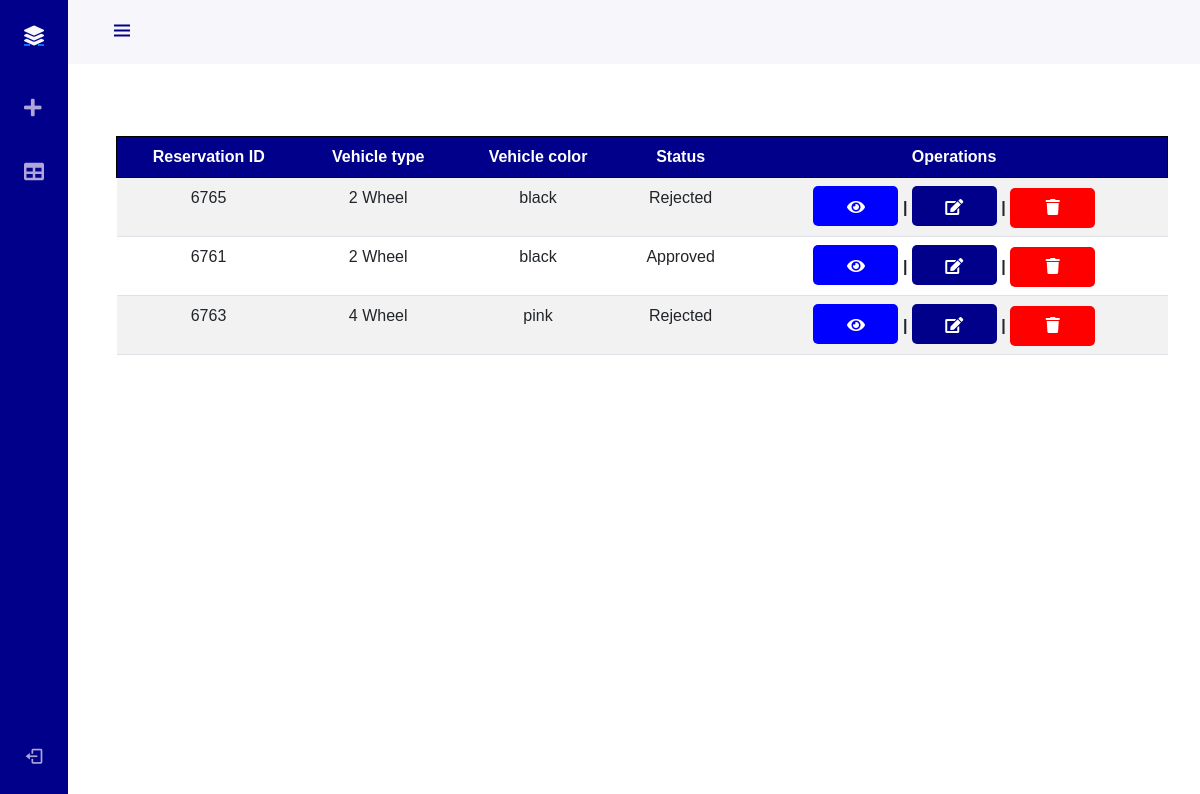
Before: /User.php with the older database file.
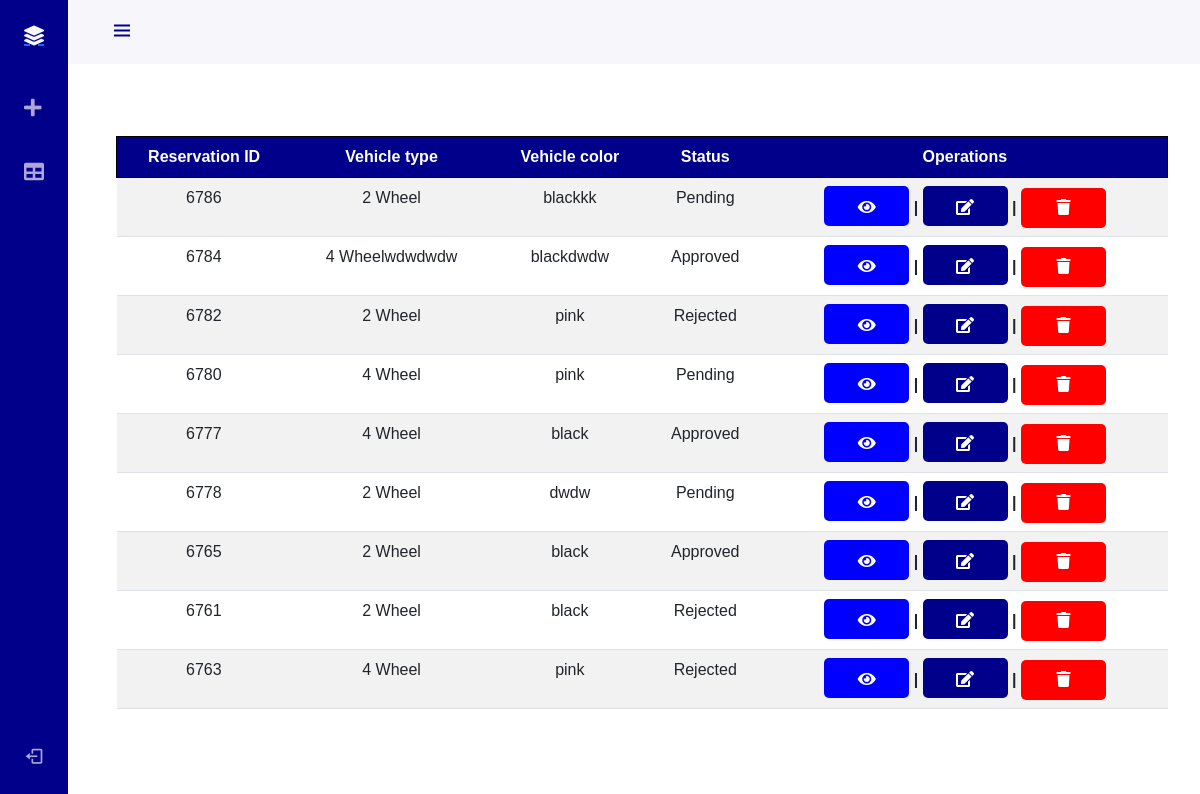
After: the same page with the newer database file.
### tables this page shows
CREATE TABLE `2222` (
  `Reservation_id` int(11) NOT NULL,
  `Vehicle_type` varchar(25) NOT NULL,
  `Vehicle_color` varchar(25) NOT NULL,
  `Vehicle_brand` varchar(25) NOT NULL,
  `Plate_no` varchar(25) NOT NULL,
  `Date` varchar(25) NOT NULL,
  `Time` varchar(25) NOT NULL,
  `Status` varchar(25) NOT NULL
);

### User.php (the view, shortened to what this page needs)
<?php
include("connections.php");
$query = "SELECT * FROM `2222` ORDER BY Date DESC, Time DESC";
$result = mysqli_query($connections, $query);
?>
<!DOCTYPE html>
<html lang="en">
<head>
    <link rel="stylesheet" href="systemm.css">
    <link rel="stylesheet" href="buttons.css">
    <link rel="stylesheet" href="dashboard.css">
    <link rel="stylesheet" href="sidebarr.css">
    <link rel="stylesheet" href="https://cdnjs.cloudflare.com/ajax/libs/font-awesome/5.15.4/css/all.min.css">
    <link rel="stylesheet" href="https://cdn.jsdelivr.net/npm/bootstrap@5.0.0-beta1/dist/css/bootstrap.min.css">
    <link rel="stylesheet" href="https://cdn.jsdelivr.net/npm/boxicons@latest/css/boxicons.min.css">
</head>
<body id="body-pd">
    <header class="header" id="header">
        <div class="header_toggle"> <i class='bx bx-menu' id="header-toggle"></i> </div>
    </header>
    <div class="l-navbar" id="nav-bar">
        <nav class="nav">
            <div>
            <a href="mehk.html" class="nav_logo"> <i class="fas fa-layer-group nav_logo-icon"></i> <span class="nav_logo-name">Vehicle reservation </span> </a>
<div class="nav_list">
    <a href="add_vehicle" class="nav_link"> <i class="fas fa-plus nav_icon"></i> <span class="nav_name">Add vehicle</span> </a>
    <a href="user" class="nav_link"> <i class="fas fa-table nav_icon"></i> <span class="nav_name">Table</span> </a>
</div>
            </div>
            <a href="#" class="nav_link" onclick="logout()"> <i class='bx bx-log-out nav_icon'></i> <span class="nav_name">log out</span> </a>
        </nav>
    </div>
    <br><br>
        <div class="col">
                <div class="card-body">
                    <br>
                    <?php if ($result && mysqli_num_rows($result) > 0) : ?>
                    <table class="table">
                        <tr class="tr1">
                            <th>Reservation ID</th>
                            <th>Vehicle type</th>
                            <th>Vehicle color</th>
                            <th>Status</th>
                            <th>Operations</th>
                        </tr><br><br>
                        <?php while($row = mysqli_fetch_assoc($result)) : ?>
                        <tr>
                            <td><?php echo $row['Reservation_id']; ?></td>
                            <td><?php echo $row['Vehicle_type']; ?></td>
                            <td><?php echo $row['Vehicle_color']; ?></td>
                            <td><?php echo $row['Status']; ?></td>
                            <td>
                                <a href="#" class="view-button" data-bs-toggle="modal" data-bs-target="#viewModal" data-case-id="<?php echo $row['Reservation_id']; ?>">
                                    <i class='fas fa-eye'></i>
                                </a>    <b> |</b>
                                <a href="#" class="edit-button" data-bs-toggle="modal" data-bs-target="#editModal" data-case-id="<?php echo $row['Reservation_id']; ?>">
                                    <i class="fas fa-edit"></i>
                                </a>    <b> |</b>
                                <form action="delete-history.php?id=<?php echo $row['Reservation_id']; ?>" method="POST" style="display: inline;">
                                    <button type="submit" class="delete-button" style="border: none; padding: 0;">
                                        <i class="fas fa-trash"></i>
                                    </button>
                                </form>
                                </div>
                            </td>
                        </tr>
                        <?php endwhile; ?>
                    <?php else : ?>
                    <p>No records found</p>
                    <?php endif; ?>
</body>
</html>

### systemm.css (style rules this page uses)
body { font-family: Arial, sans-serif; margin: 0; padding: 0; display: flex; min-height: 100vh; flex-direction: column; background-color: f8f9fa; }
header { position: relative; color: white; text-align: center; padding: 15px; }
table { width: 90%; border-collapse: collapse; margin: 0 auto; text-align: center; justify-content: center; height: 50px; font-family: Arial, Helvetica, sans-serif; animation: fadeIn 0.9s ease forwards; }
th, td { border: 1px solid #ddd; padding: 8px; }
tr:nth-child(even) { background-color: #f2f2f2; }
.tr1 { background-color: darkblue; color: white; border: 1px solid #000; padding: 15px; text-align: center; width: 150px; }
button { padding: 10px 20px; width: 200px; height: 50px; background-color: #020c66; color: #fff; border: none; border-radius: 5px; cursor: pointer; margin: 5px; font-size: medium; font-family: arial, sans-serif; }

### buttons.css (style rules this page uses)
.delete-button { background-color: red; height: 40px; width: 85px; padding: 10px; border-radius: 5px; color: white; display: inline-block; }
.view-button { background-color: blue; height: 40px; width: 85px; padding: 10px; border-radius: 5px; color: white; display: inline-block; }
.edit-button { background-color: darkblue; height: 40px; width: 85px; padding: 10px; border-radius: 5px; color: white; display: inline-block; }

### sidebarr.css (style rules this page uses)
:root { --header-height: 3rem; --nav-width: 68px; --first-color: darkblue; --first-color-light: #AFA5D9; --white-color: #F7F6FB; --body-font: 'Nunito', sans-serif; --normal-font-size: 1rem; --z-fixed: 100; }
body { position: relative; margin: var(--header-height) 0 0 0; padding: 0 1rem; font-family: var(--body-font); font-size: var(--normal-font-size); transition: .5s; }
a { text-decoration: none; }
.header { width: 100%; height: var(--header-height); position: fixed; top: 0; left: 0; display: flex; align-items: center; justify-content: space-between; padding: 0 1rem; background-color: var(--white-color); z-index: var(--z-fixed); transition: .5s; }
.header_toggle { color: var(--first-color); font-size: 1.5rem; cursor: pointer; margin-left: 10px; }
.l-navbar { position: fixed; top: 0; left: -30%; width: var(--nav-width); height: 100vh; background-color: var(--first-color); padding: .5rem 1rem 0 0; transition: .5s; z-index: var(--z-fixed); }
.nav { height: 100%; display: flex; flex-direction: column; justify-content: space-between; overflow: hidden; }
.nav_logo, .nav_link { display: grid; grid-template-columns: max-content max-content; align-items: center; column-gap: 1rem; padding: .5rem 0 .5rem 1.5rem; }
.nav_logo { margin-bottom: 2rem; }
.nav_logo-icon { font-size: 1.25rem; color: var(--white-color); }
.nav_link { position: relative; color: var(--first-color-light); margin-bottom: 1.5rem; transition: .3s; text-decoration: none; }
.nav_icon { font-size: 1.25rem; }
@media screen and (min-width: 768px) { body { margin: calc(var(--header-height) + 1rem) 0 0 0; padding-left: calc(var(--nav-width) + 2rem); } }
@media screen and (min-width: 768px) { .header { height: calc(var(--header-height) + 1rem); padding: 0 2rem 0 calc(var(--nav-width) + 2rem); } }
@media screen and (min-width: 768px) { .l-navbar { left: 0; padding: 1rem 1rem 0 0; } }

Changed rows visible on the page:
added 2222: Reservation_id "6786", Vehicle_type "2 Wheel", Vehicle_color "blackkk", Status "Pending"
added 2222: Reservation_id "6784", Vehicle_type "4 Wheelwdwdwdw", Vehicle_color "blackdwdw", Status "Approved"
added 2222: Reservation_id "6782", Vehicle_type "2 Wheel", Vehicle_color "pink", Status "Rejected"
added 2222: Reservation_id "6780", Vehicle_type "4 Wheel", Vehicle_color "pink", Status "Pending"
added 2222: Reservation_id "6777", Vehicle_type "4 Wheel", Vehicle_color "black", Status "Approved"
added 2222: Reservation_id "6778", Vehicle_type "2 Wheel", Vehicle_color "dwdw", Status "Pending"
changed 2222 id 6765: Status "Rejected" → "Approved"
changed 2222 id 6761: Status "Approved" → "Rejected"
